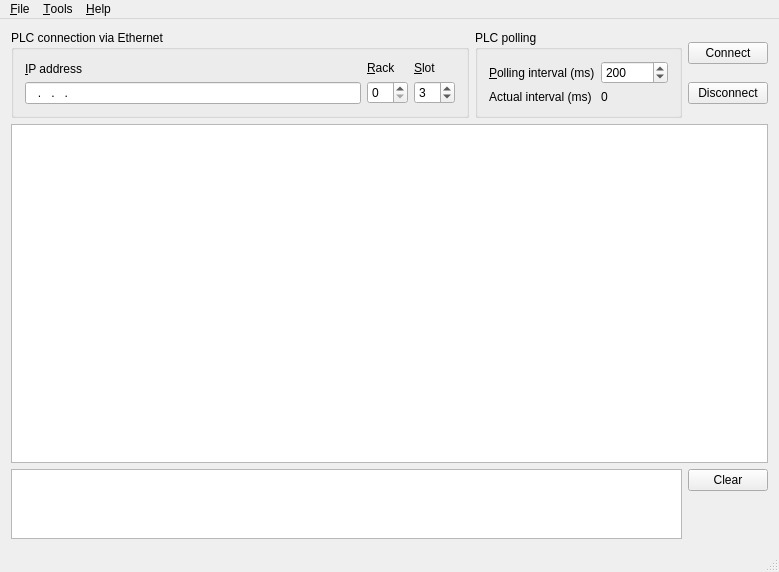
<?xml version="1.0" encoding="UTF-8"?>
<ui version="4.0">
 <class>MainWindow</class>
 <widget class="QMainWindow" name="MainWindow">
  <property name="geometry">
   <rect>
    <x>0</x>
    <y>0</y>
    <width>779</width>
    <height>572</height>
   </rect>
  </property>
  <property name="windowTitle">
   <string>PLC recorder</string>
  </property>
  <widget class="QWidget" name="centralWidget">
   <layout class="QVBoxLayout" name="verticalLayout_6" stretch="1,15,1">
    <item>
     <layout class="QHBoxLayout" name="horizontalLayout">
      <item>
       <widget class="QGroupBox" name="groupBox">
        <property name="title">
         <string>PLC connection via Ethernet</string>
        </property>
        <layout class="QHBoxLayout" name="horizontalLayout_2">
         <item>
          <layout class="QVBoxLayout" name="verticalLayout">
           <item>
            <widget class="QLabel" name="label">
             <property name="text">
              <string>&amp;IP address</string>
             </property>
             <property name="buddy">
              <cstring>editIP</cstring>
             </property>
            </widget>
           </item>
           <item>
            <widget class="QLineEdit" name="editIP">
             <property name="inputMask">
              <string>000.000.000.000</string>
             </property>
            </widget>
           </item>
          </layout>
         </item>
         <item>
          <layout class="QVBoxLayout" name="verticalLayout_2">
           <item>
            <widget class="QLabel" name="label_2">
             <property name="text">
              <string>&amp;Rack</string>
             </property>
             <property name="buddy">
              <cstring>editRack</cstring>
             </property>
            </widget>
           </item>
           <item>
            <widget class="QSpinBox" name="editRack">
             <property name="value">
              <number>0</number>
             </property>
            </widget>
           </item>
          </layout>
         </item>
         <item>
          <layout class="QVBoxLayout" name="verticalLayout_3">
           <item>
            <widget class="QLabel" name="label_3">
             <property name="text">
              <string>&amp;Slot</string>
             </property>
             <property name="buddy">
              <cstring>editSlot</cstring>
             </property>
            </widget>
           </item>
           <item>
            <widget class="QSpinBox" name="editSlot">
             <property name="value">
              <number>3</number>
             </property>
            </widget>
           </item>
          </layout>
         </item>
        </layout>
       </widget>
      </item>
      <item>
       <widget class="QGroupBox" name="groupBox_2">
        <property name="title">
         <string>PLC polling</string>
        </property>
        <layout class="QFormLayout" name="formLayout">
         <item row="0" column="0">
          <widget class="QLabel" name="label_4">
           <property name="text">
            <string>&amp;Polling interval (ms)</string>
           </property>
           <property name="buddy">
            <cstring>editAcqInterval</cstring>
           </property>
          </widget>
         </item>
         <item row="0" column="1">
          <widget class="QSpinBox" name="editAcqInterval">
           <property name="minimum">
            <number>10</number>
           </property>
           <property name="maximum">
            <number>99999999</number>
           </property>
           <property name="singleStep">
            <number>1</number>
           </property>
           <property name="value">
            <number>200</number>
           </property>
          </widget>
         </item>
         <item row="1" column="0">
          <widget class="QLabel" name="label_5">
           <property name="text">
            <string>Actual interval (ms)</string>
           </property>
          </widget>
         </item>
         <item row="1" column="1">
          <widget class="QLabel" name="lblActualAcqInterval">
           <property name="text">
            <string>0</string>
           </property>
          </widget>
         </item>
        </layout>
       </widget>
      </item>
      <item>
       <layout class="QVBoxLayout" name="verticalLayout_4">
        <item>
         <widget class="QPushButton" name="btnConnect">
          <property name="text">
           <string>Connect</string>
          </property>
         </widget>
        </item>
        <item>
         <widget class="QPushButton" name="btnDisconnect">
          <property name="text">
           <string>Disconnect</string>
          </property>
         </widget>
        </item>
       </layout>
      </item>
     </layout>
    </item>
    <item>
     <widget class="CTableView" name="tableVariables">
      <property name="contextMenuPolicy">
       <enum>Qt::CustomContextMenu</enum>
      </property>
      <property name="selectionMode">
       <enum>QAbstractItemView::ExtendedSelection</enum>
      </property>
      <attribute name="horizontalHeaderDefaultSectionSize">
       <number>175</number>
      </attribute>
     </widget>
    </item>
    <item>
     <layout class="QHBoxLayout" name="horizontalLayout_3">
      <item>
       <widget class="QPlainTextEdit" name="textLog"/>
      </item>
      <item>
       <layout class="QVBoxLayout" name="verticalLayout_5">
        <item>
         <widget class="QPushButton" name="btnClearLog">
          <property name="text">
           <string>Clear</string>
          </property>
         </widget>
        </item>
        <item>
         <spacer name="verticalSpacer">
          <property name="orientation">
           <enum>Qt::Vertical</enum>
          </property>
          <property name="sizeHint" stdset="0">
           <size>
            <width>20</width>
            <height>40</height>
           </size>
          </property>
         </spacer>
        </item>
       </layout>
      </item>
     </layout>
    </item>
   </layout>
  </widget>
  <widget class="QStatusBar" name="statusBar"/>
  <widget class="QMenuBar" name="menuBar">
   <property name="geometry">
    <rect>
     <x>0</x>
     <y>0</y>
     <width>779</width>
     <height>22</height>
    </rect>
   </property>
   <widget class="QMenu" name="menu">
    <property name="title">
     <string>&amp;File</string>
    </property>
    <addaction name="actionLoadConnection"/>
    <addaction name="actionSaveConnection"/>
    <addaction name="separator"/>
    <addaction name="actionSettings"/>
    <addaction name="separator"/>
    <addaction name="actionQuit"/>
   </widget>
   <widget class="QMenu" name="menu_2">
    <property name="title">
     <string>&amp;Tools</string>
    </property>
    <addaction name="actionForceRotateCSV"/>
    <addaction name="separator"/>
    <addaction name="actionShowPlot"/>
   </widget>
   <widget class="QMenu" name="menu_3">
    <property name="title">
     <string>&amp;Help</string>
    </property>
    <addaction name="actionAbout"/>
    <addaction name="actionAboutQt"/>
   </widget>
   <addaction name="menu"/>
   <addaction name="menu_2"/>
   <addaction name="menu_3"/>
  </widget>
  <action name="actionLoadConnection">
   <property name="icon">
    <iconset resource="plcrecorder.qrc">
     <normaloff>:/open</normaloff>:/open</iconset>
   </property>
   <property name="text">
    <string>&amp;Load connection...</string>
   </property>
   <property name="iconText">
    <string>Load connection...</string>
   </property>
   <property name="shortcut">
    <string>Ctrl+O</string>
   </property>
  </action>
  <action name="actionSaveConnection">
   <property name="icon">
    <iconset resource="plcrecorder.qrc">
     <normaloff>:/save</normaloff>:/save</iconset>
   </property>
   <property name="text">
    <string>&amp;Save connection...</string>
   </property>
   <property name="iconText">
    <string>Save connection...</string>
   </property>
   <property name="shortcut">
    <string>Ctrl+S</string>
   </property>
  </action>
  <action name="actionQuit">
   <property name="icon">
    <iconset theme="application-exit">
     <normaloff>.</normaloff>.</iconset>
   </property>
   <property name="text">
    <string>&amp;Exit</string>
   </property>
   <property name="shortcut">
    <string>Ctrl+Q</string>
   </property>
  </action>
  <action name="actionSettings">
   <property name="text">
    <string>Sett&amp;ings...</string>
   </property>
   <property name="iconText">
    <string>Settings...</string>
   </property>
  </action>
  <action name="actionForceRotateCSV">
   <property name="icon">
    <iconset resource="plcrecorder.qrc">
     <normaloff>:/reload</normaloff>:/reload</iconset>
   </property>
   <property name="text">
    <string>&amp;Force CSV rotation</string>
   </property>
  </action>
  <action name="actionTimeouts">
   <property name="text">
    <string>&amp;Timeouts...</string>
   </property>
  </action>
  <action name="actionAbout">
   <property name="text">
    <string>&amp;About...</string>
   </property>
  </action>
  <action name="actionAboutQt">
   <property name="text">
    <string>About &amp;Qt...</string>
   </property>
  </action>
  <action name="actionShowPlot">
   <property name="text">
    <string>Show signal plot</string>
   </property>
  </action>
 </widget>
 <layoutdefault spacing="6" margin="11"/>
 <customwidgets>
  <customwidget>
   <class>CTableView</class>
   <extends>QTableView</extends>
   <header>specwidgets.h</header>
  </customwidget>
 </customwidgets>
 <tabstops>
  <tabstop>editIP</tabstop>
  <tabstop>editRack</tabstop>
  <tabstop>editSlot</tabstop>
  <tabstop>editAcqInterval</tabstop>
  <tabstop>btnConnect</tabstop>
  <tabstop>btnDisconnect</tabstop>
  <tabstop>tableVariables</tabstop>
  <tabstop>textLog</tabstop>
 </tabstops>
 <resources>
  <include location="plcrecorder.qrc"/>
 </resources>
 <connections>
  <connection>
   <sender>actionQuit</sender>
   <signal>triggered()</signal>
   <receiver>MainWindow</receiver>
   <slot>close()</slot>
   <hints>
    <hint type="sourcelabel">
     <x>-1</x>
     <y>-1</y>
    </hint>
    <hint type="destinationlabel">
     <x>389</x>
     <y>285</y>
    </hint>
   </hints>
  </connection>
  <connection>
   <sender>btnClearLog</sender>
   <signal>clicked()</signal>
   <receiver>textLog</receiver>
   <slot>clear()</slot>
   <hints>
    <hint type="sourcelabel">
     <x>701</x>
     <y>473</y>
    </hint>
    <hint type="destinationlabel">
     <x>654</x>
     <y>473</y>
    </hint>
   </hints>
  </connection>
 </connections>
</ui>
